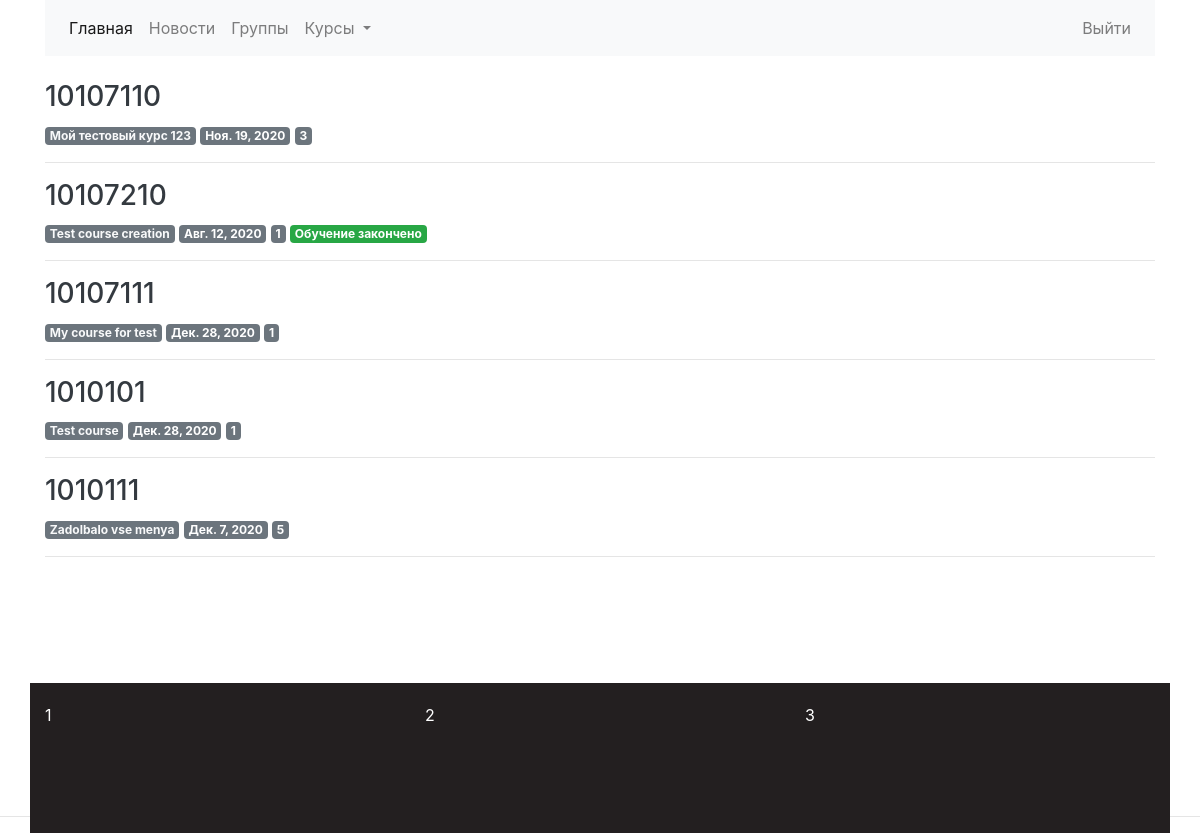
Before: /students/groups/ (signed in) with the older database file.
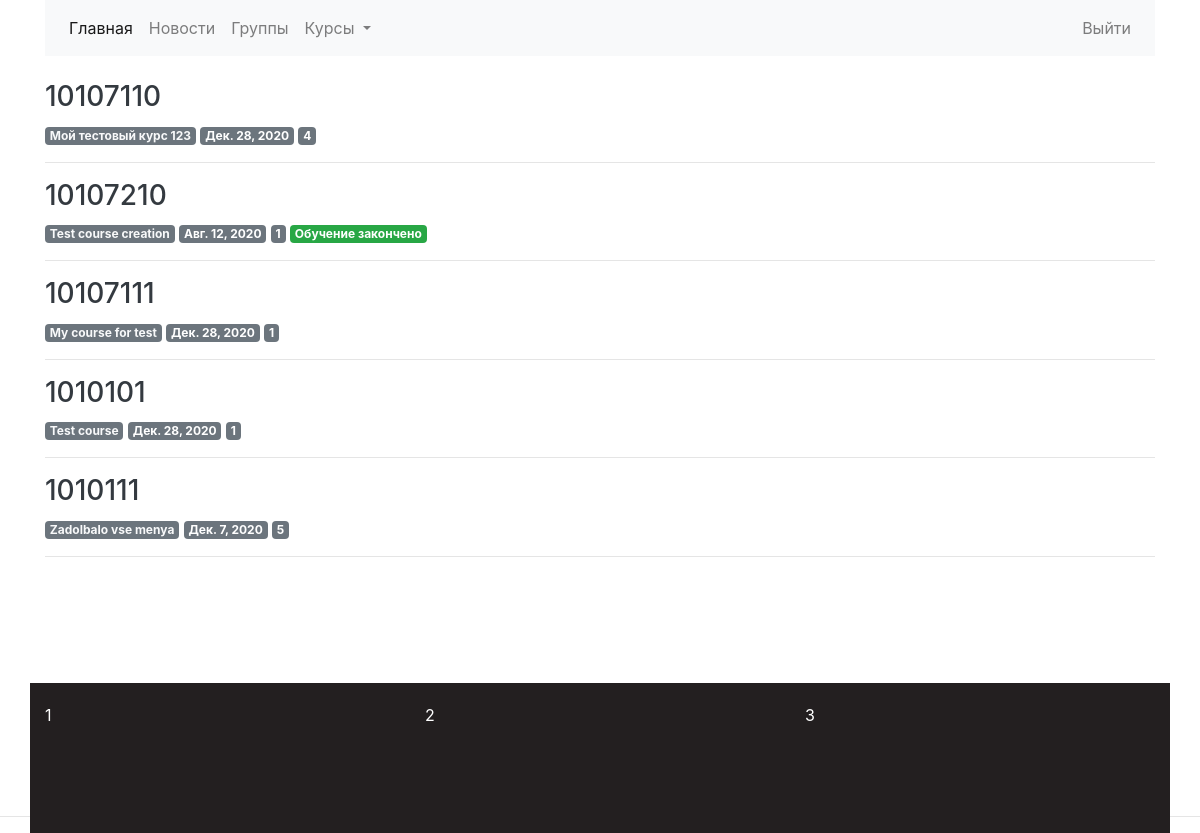
After: the same page with the newer database file.
### profiles/models.py (models this page shows, shortened)
class StudentsGroupModel(models.Model):
    group_code = models.CharField(max_length=25, unique=True, blank=False, null=False, primary_key=True)
    start_date = models.DateField()
    is_finished = models.BooleanField(default=False, verbose_name='Обучение завершено')
    course = models.ForeignKey('courses.Course', on_delete=models.RESTRICT, null=True, blank=True)
    class Meta:
        verbose_name = 'Группа студентов'
        verbose_name_plural = 'Группы студентов'

### courses/models.py (models this page shows, shortened)
class CourseAbstractModel(models.Model):
    title = models.CharField(max_length=200, blank=False)
    slug = models.SlugField(max_length=200, unique=True)
    owner = models.ForeignKey(settings.AUTH_USER_MODEL, on_delete=models.CASCADE)
    create_date = models.DateTimeField(auto_now_add=True)
    update_date = models.DateTimeField(auto_now=True)
    class Meta:
        abstract = True

class Course(CourseAbstractModel):
    title_image = models.ImageField(upload_to='courses_titles', default='courses_titles/empty.png')
    subject = models.ForeignKey(Subject, on_delete=models.CASCADE)
    overview = RichTextUploadingField(blank=True, null=True)

### students/views.py (the view)
# urls.py: path('groups/', views.GroupListView.as_view(), name='student_groups'),
class GroupListView(PermissionRequiredMixin, ListView):
    model = StudentsGroupModel
    template_name = 'students/groups/groups_list.html'
    paginate_by = 10
    permission_required = 'is_staff'
    def get_queryset(self, **kwargs):
        qs = super(GroupListView, self).get_queryset(**kwargs)
        qs = qs.prefetch_related("usermodel_set").select_related('course')
        return qs

### students/templates/students/groups/groups_list.html (shortened to what this page needs)
{% extends 'index/base.html'%}
{% load crispy_forms_tags %}
{% block body %}
{% for group in object_list %}
<a class="text-dark" href="{% url 'students:group_update' group.pk %}">
    <h3> {{ group.group_code }}
    </h3>
</a>
<span class="badge badge-secondary"><a class="text-light" href="{% url 'courses:course_detail' group.course.pk %}">{{ group.course.title}}</a></span>
<span class="badge badge-secondary">{{ group.start_date }}</span>
<span class="badge badge-secondary" data-toggle="collapse" href="#collapse_{{ group.group_code }}" role="button" aria-expanded="false"
   aria-controls="collapseExample">  {{ group.usermodel_set.count }}</span>
{% if group.is_finished %}
<span class="badge badge-success">Обучение закончено</span>
{% endif %}
<br>
<hr>
{% endfor %}
{% endblock %}

### index/templates/index/base.html (shortened to what this page needs)
{% load static %}
<!doctype html>
<html lang="ru">
<head>
    <link rel="stylesheet" href="{% static 'css/bootstrap.css' %}">
    <link rel="stylesheet" href="{% static 'css/simple-sidebar.css' %}">
    <link rel="stylesheet" href="{% static 'css/footer.css' %}">
</head>
<body>
<div id="wrap">
    <div class="container" id="main">
        {% include "index/navbar.html"%}
        {% block body %}{% endblock %}
    </div>
</div>
</body>
<footer class="container footer">
    <div class="row">
        <div class="col-md-4">
            1
        </div>
        <div class="col-md-4">
            2
        </div>
        <div class="col-md-4">
            3
        </div>
    </div>
</footer>
</html>

### index/templates/index/navbar.html (shortened to what this page needs)
<nav class="navbar navbar-expand-lg navbar-light bg-light">
  <div class="collapse navbar-collapse" id="navbarNavDropdown">
    <ul class="nav navbar-nav">
      <li class="nav-item active">
        <a class="nav-link" href="{% url 'index:index' %}">Главная <span class="sr-only">(current)</span></a>
      </li>
      <li class="nav-item">
        <a class="nav-link" href="{% url 'index:news_list'%}">Новости</a>
      </li>
      {% if user.is_staff %}
      <li class="nav-item">
        <a class="nav-link" href="{% url 'students:student_groups' %}">Группы</a>
      </li>
      {% endif %}
      <li class="nav-item dropdown">
        <a class="nav-link dropdown-toggle" href="#" id="navbarDropdownMenuLink" data-toggle="dropdown" aria-haspopup="true" aria-expanded="false">
          Курсы
        </a>
      </li>
    </ul>
    {% if user.is_authenticated %}
    <ul class="nav navbar-nav ml-auto">
      <li class="nav-item"><a class="nav-link" href="{% url 'students:logout_student'%}">Выйти</a> </li>
    </ul>
    {% endif %}
  </div>
</nav>
<br>

### static/css/footer.css (style rules this page uses)
html, body { height:100%; }
#wrap { min-height: 100%; }
#main { overflow:auto; padding-bottom:150px; }
.footer { position:relevant; margin-top:-150px; height:150px; clear:both; padding-top:20px; background: #231F20; color: #FFFFFF; }

Changed rows visible on the page:
changed StudentsGroupModel "Мой тестовый курс 123": start_date "Ноя. 19, 2020" → "Дек. 28, 2020"; usermodel_set.count "3" → "4"
